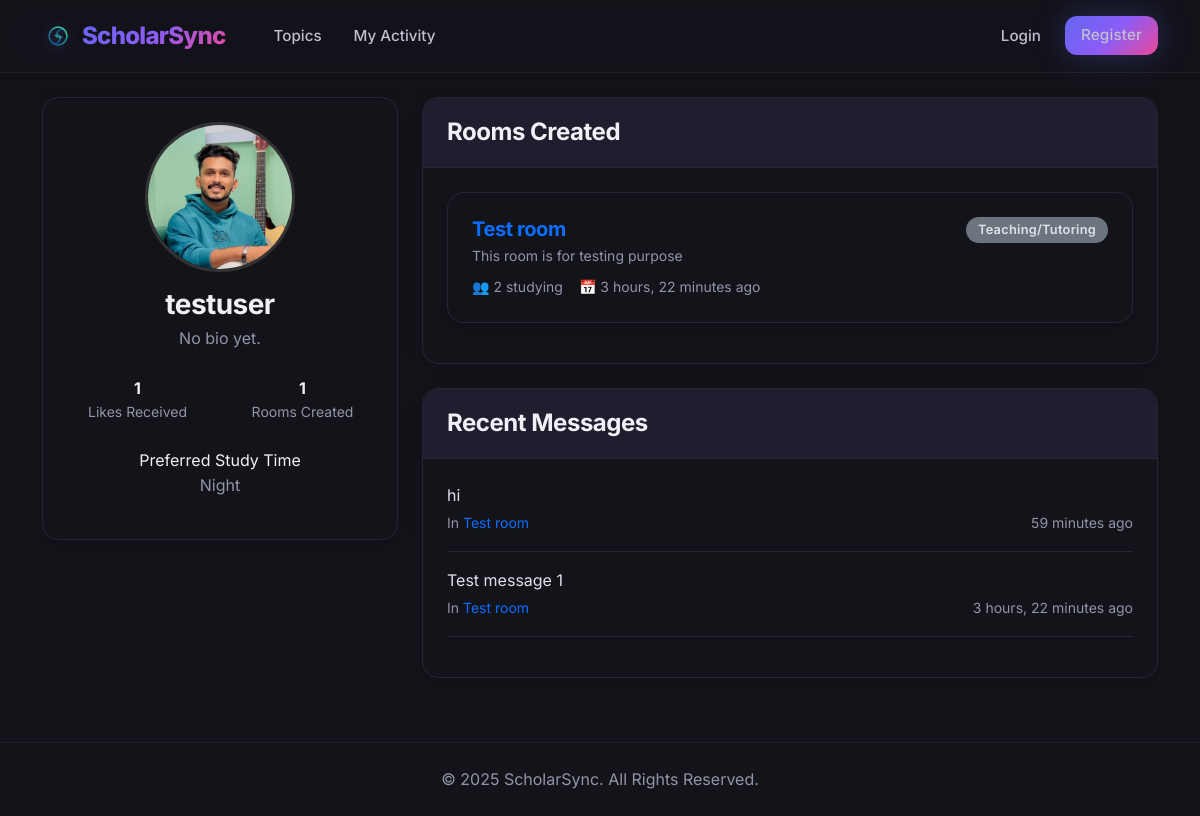
/profile/14/, run on the app's committed database.
### base/models.py (models this page shows, shortened)
class UserProfile(models.Model):
    user = models.OneToOneField(User, on_delete=models.CASCADE)
    bio = models.TextField(max_length=500, blank=True)
    avatar = models.ImageField(upload_to='avatars/', null=True, blank=True)
    study_streak = models.IntegerField(default=0)
    total_study_hours = models.FloatField(default=0)
    reputation_points = models.IntegerField(default=0)
    preferred_study_time = models.CharField(
        max_length=20,
        choices=[
            ('morning', 'Morning'),
            ('afternoon', 'Afternoon'),
            ('evening', 'Evening'),
            ('night', 'Night'),
        ],
        blank=True
    )
    suspended_until = models.DateTimeField(null=True, blank=True)

class Room(models.Model):
    host = models.ForeignKey(User, on_delete=models.SET_NULL, null=True)
    topic = models.ForeignKey(Topic, on_delete=models.SET_NULL, null=True)
    name = models.CharField(max_length=200)
    description = models.TextField(null=True, blank=True)
    participants = models.ManyToManyField(User, related_name='participants', blank=True)
    updated = models.DateTimeField(auto_now=True)
    created = models.DateTimeField(auto_now_add=True)
    is_active = models.BooleanField(default=True)
    max_participants = models.IntegerField(default=50)
    study_type = models.CharField(
        max_length=50,
        choices=[
            ('quiet', 'Quiet Study'),
            ('discussion', 'Discussion'),
            ('teaching', 'Teaching/Tutoring'),
        ],
        default='discussion'
    )
    is_private = models.BooleanField(default=False)
    private_id = models.CharField(max_length=8, blank=True, null=True)
    private_password = models.CharField(max_length=20, blank=True, null=True)
    class Meta:
        ordering = ['-updated', '-created']
    @property
    def participant_count(self):
        return self.participants.count()

class Message(models.Model):
    user = models.ForeignKey(User, on_delete=models.CASCADE)
    room = models.ForeignKey(Room, on_delete=models.CASCADE)
    body = models.TextField()
    file_attachment = models.FileField(upload_to=get_file_path, null=True, blank=True)
    file_name = models.CharField(max_length=255, blank=True, null=True)
    file_type = models.CharField(max_length=20, blank=True, null=True)  # image, audio, video, document
    updated = models.DateTimeField(auto_now=True)
    created = models.DateTimeField(auto_now_add=True)
    parent = models.ForeignKey('self', null=True, blank=True,
                               on_delete=models.SET_NULL, related_name='replies')
    class Meta:
        ordering = ['-created']

### base/views.py (the view)
# urls.py: path('profile/<int:pk>/', views.userProfile, name='user-profile'),
def userProfile(request, pk):
    user = get_object_or_404(User, id=pk)
    rooms = user.room_set.all()
    room_messages = user.message_set.all()[0:5]
    topics = Topic.objects.exclude(name='').all()
    profile, created = UserProfile.objects.get_or_create(user=user)
    total_likes = Vote.objects.filter(message__user=user, vote_type='like').count()
    context = {
        'user': user,
        'rooms': rooms,
        'room_messages': room_messages,
        'topics': topics,
        'profile': profile,
        'total_likes': total_likes,
    }
    return render(request, 'base/profile.html', context)

### templates/base/profile.html (shortened to what this page needs)
{% load static %}
<!DOCTYPE html>
<html>
<head>
    <link href="https://cdn.jsdelivr.net/npm/bootstrap@5.1.3/dist/css/bootstrap.min.css" rel="stylesheet">
    <link rel="stylesheet" href="https://cdn.jsdelivr.net/npm/bootstrap-icons@1.10.5/font/bootstrap-icons.css">
    <link rel="stylesheet" href="{% static 'css/style.css' %}?v=12">
</head>
<body class="bg-dark">
    <nav class="navbar navbar-expand-lg navbar-dark sticky-top">
        <div class="container">
            <a class="navbar-brand d-flex align-items-center" href="{% url 'home' %}">
                <img src="{% static 'img/default.png' %}" alt="ScholarSync" class="brand-logo me-2">
                <span class="text-gradient">ScholarSync</span>
            </a>
            <div class="collapse navbar-collapse" id="navbarNav">
                <ul class="navbar-nav ms-3">
                    <li class="nav-item"><a class="nav-link" href="{% url 'topics' %}">Topics</a></li>
                    <li class="nav-item"><a class="nav-link" href="{% url 'activity' %}">My Activity</a></li>
                </ul>
                <ul class="navbar-nav ms-auto">
                    {% if request.user.is_authenticated %}
                        {% if request.user.is_superuser %}
                        <li class="nav-item"><a class="nav-link text-warning" href="{% url 'moderation-reports' %}">Moderation</a></li>
                        {% endif %}
                        <li class="nav-item dropdown">
                            <a class="nav-link dropdown-toggle d-flex align-items-center" href="#" id="userMenu" role="button" data-bs-toggle="dropdown" aria-expanded="false">
                                <span class="me-2 placeholder-avatar">{{ request.user.username|first|upper }}</span>
                                <span class="fw-600">{{ request.user.username }}</span>
                            </a>
                            <ul class="dropdown-menu dropdown-menu-end dropdown-menu-dark" aria-labelledby="userMenu">
                                <li><a class="dropdown-item" href="{% url 'user-profile' request.user.id %}">Profile</a></li>
                                <li><a class="dropdown-item" href="{% url 'update-user' %}">Update Profile</a></li>
                                <li><hr class="dropdown-divider"></li>
                                <li><a class="dropdown-item text-danger" href="{% url 'logout' %}">Logout</a></li>
                            </ul>
                        </li>
                    {% else %}
                        <li class="nav-item"><a class="nav-link" href="{% url 'login' %}">Login</a></li>
                        <li class="nav-item"><a class="nav-link btn btn-sm btn-brand ms-2 px-3" href="{% url 'register' %}">Register</a></li>
                    {% endif %}
                </ul>
            </div>
        </div>
    </nav>
    <div class="container mt-4">
        <div class="row">
            <div class="col-md-4">
                <div class="card bg-dark border-secondary text-center">
                    <div class="card-body">
                        {% if profile.avatar %}
                            <img src="{{ profile.avatar.url }}" class="rounded-circle mb-3" style="width: 150px; height: 150px; object-fit: cover; border: 3px solid #333;">
                        {% else %}
                            <div class="rounded-circle bg-primary d-flex align-items-center justify-content-center mb-3 mx-auto" style="width: 150px; height: 150px; background: var(--gradient-primary) !important;">
                                <span class="display-4 text-white">{{ user.username|first|upper }}</span>
                            </div>
                        {% endif %}
                        <h3 class="text-white mb-1">{{ user.username }}</h3>
                        <p class="text-muted mb-4">{{ profile.bio|default:"No bio yet." }}</p>
                        <div class="row text-center mb-4">
                            <div class="col-6">
                                <div class="fw-bold text-white">{{ total_likes }}</div>
                                <div class="text-muted small">Likes Received</div>
                            </div>
                            <div class="col-6">
                                <div class="fw-bold text-white">{{ rooms.count }}</div>
                                <div class="text-muted small">Rooms Created</div>
                            </div>
                        </div>
                        {% if profile.preferred_study_time %}
                            <div class="mb-3">
                                <div class="fw-semibold text-white">Preferred Study Time</div>
                                <div class="text-muted">{{ profile.get_preferred_study_time_display }}</div>
                            </div>
                        {% endif %}
                    </div>
                </div>
            </div>
            <div class="col-md-8">
                <div class="card bg-dark border-secondary mb-4">
                    <div class="card-header bg-black border-secondary">
                        <h4 class="text-white mb-0">Rooms Created</h4>
                    </div>
                    <div class="card-body">
                        {% if rooms %}
                            {% for room in rooms %}
                                <div class="card bg-dark border-secondary mb-3">
                                    <div class="card-body">
                                        <div class="d-flex justify-content-between align-items-start">
                                            <div>
                                                <h5 class="card-title mb-1">
                                                    <a href="{% url 'room' room.id %}" class="text-primary text-decoration-none">{{ room.name }}</a>
                                                </h5>
                                                <p class="text-muted small mb-2">{{ room.description|truncatechars:80 }}</p>
                                                <div class="d-flex gap-3">
                                                    <small class="text-muted">👥 {{ room.participant_count }} studying</small>
                                                    <small class="text-muted">📅 {{ room.created|timesince }} ago</small>
                                                </div>
                                            </div>
                                            <span class="badge bg-secondary text-light align-self-start">{{ room.get_study_type_display }}</span>
                                        </div>
                                    </div>
                                </div>
                            {% endfor %}
                        {% else %}
                            <p class="text-muted">This user hasn't created any rooms yet.</p>
                        {% endif %}
                    </div>
                </div>
                <div class="card bg-dark border-secondary">
                    <div class="card-header bg-black border-secondary">
                        <h4 class="text-white mb-0">Recent Messages</h4>
                    </div>
                    <div class="card-body">
                        {% if room_messages %}
                            {% for message in room_messages %}
                                <div class="mb-3 pb-3 border-bottom border-secondary">
                                    <p class="text-light mb-1">{{ message.body|truncatechars:120 }}</p>
                                    <div class="d-flex justify-content-between align-items-center">
                                        <small class="text-muted">In <a href="{% url 'room' message.room.id %}" class="text-primary text-decoration-none">{{ message.room.name }}</a></small>
                                        <small class="text-muted">{{ message.created|timesince }} ago</small>
                                    </div>
                                </div>
                            {% endfor %}
                        {% else %}
                            <p class="text-muted">No messages yet.</p>
                        {% endif %}
                    </div>
                </div>
            </div>
        </div>
    </div>
    <footer class="text-center py-4">
        <p class="text-muted mb-0">&copy; {% now "Y" %} ScholarSync. All Rights Reserved.</p>
    </footer>
</body>
</html>

### data on the page
UserProfile: avatar (picture), bio "No bio yet.", preferred_study_time "Night"
Room: name "Test room", description "This room is for testing purpose", participant_count "2", created "3 hours, 22 minutes", study_type "Teaching/Tutoring"
Message: body "hi", room.name "Test room", created "59 minutes"
Message: body "Test message 1", room.name "Test room", created "3 hours, 22 minutes"

### other printed values
{{ user.username }} "testuser"
{{ total_likes }} "1"
{{ rooms.count }} "1"
